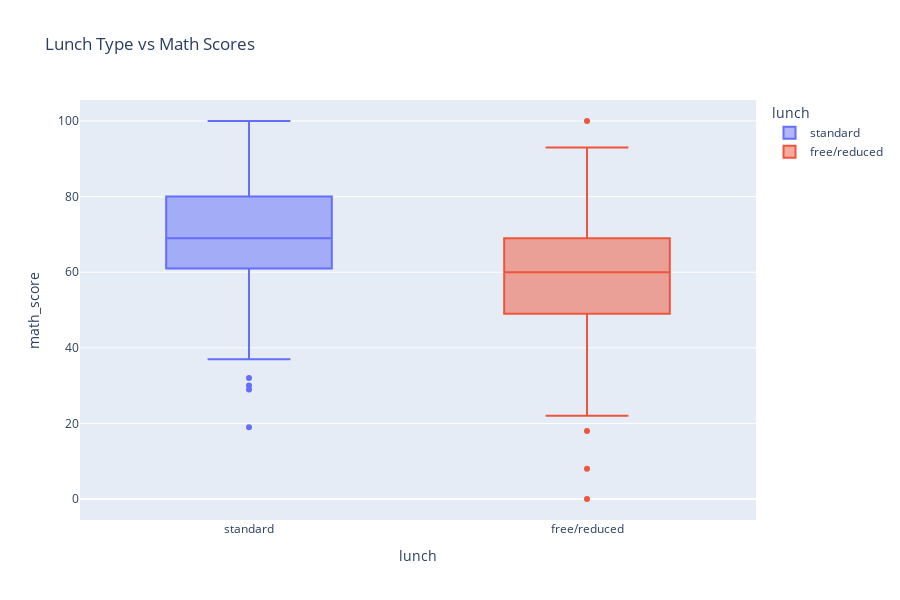

The cell this chart's notebook holds for it:
### Code cell
#Comparison between students who students who get free/reduced lunch and those who don't
px.box(df, 
        x = 'lunch', 
        y ='math_score', 
        color = 'lunch',
        title = 'Lunch Type vs Math Scores', 
        height = 600
)

### Figure 1 — Plotly figure (JSON) as saved in the notebook; plotly's stock layout.template omitted (floating-point values rounded to 4 significant figures; data arrays with more than 128 entries replaced by an {"elided": "..."} marker saying what was removed)
{"data": [{"alignmentgroup": "True", "hovertemplate": "lunch=%{x}<br>math_score=%{y}<extra></extra>", "legendgroup": "standard", "marker": {"color": "#636efa"}, "name": "standard", "notched": false, "offsetgroup": "standard", "orientation": "v", "showlegend": true, "type": "box", "x": {"elided": "645 str values"}, "x0": " ", "xaxis": "x", "y": {"elided": "645 int values"}, "y0": " ", "yaxis": "y"}, {"alignmentgroup": "True", "hovertemplate": "lunch=%{x}<br>math_score=%{y}<extra></extra>", "legendgroup": "free/reduced", "marker": {"color": "#EF553B"}, "name": "free/reduced", "notched": false, "offsetgroup": "free/reduced", "orientation": "v", "showlegend": true, "type": "box", "x": {"elided": "355 str values"}, "x0": " ", "xaxis": "x", "y": {"elided": "355 int values"}, "y0": " ", "yaxis": "y"}], "layout": {"boxmode": "overlay", "height": 600, "legend": {"title": {"text": "lunch"}, "tracegroupgap": 0}, "title": {"text": "Lunch Type vs Math Scores"}, "xaxis": {"anchor": "y", "categoryarray": ["standard", "free/reduced"], "categoryorder": "array", "domain": [0, 1], "title": {"text": "lunch"}}, "yaxis": {"anchor": "x", "domain": [0, 1], "title": {"text": "math_score"}}}}
